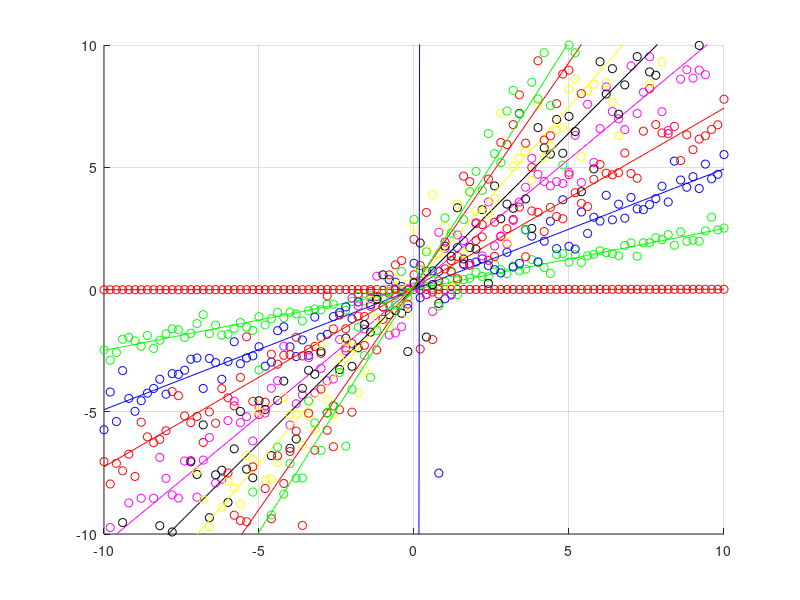

MATLAB code to generate this figure: (Note: this script raises an error after producing the figure.)
% Generates several line plots from gradient (almost) 0 to 1000 with
% normal gaussian noise. Fit's line to each gradient. Examines correlation
% of coefficient. 
function correlation_tests

    % Create your indepdendent variable
    x=-10:0.2:10;

    % Differeng gradients for y. 
    y0 = x*0.001;   % Baseline

    % Generate increasing gradients
    y025=0.25*x+0.25*randn(length(x),1)';
    y050=0.50*x+0.50*randn(length(x),1)';
    y075=0.75*x+0.75*randn(length(x),1)';
    y100=1.00*x+1.00*randn(length(x),1)';
    y125=1.25*x+1.25*randn(length(x),1)';
    y150=1.50*x+1.50*randn(length(x),1)';
    y175=1.75*x+1.75*randn(length(x),1)';
    y200=2.00*x+2.00*randn(length(x),1)';
    y1M =1000*x+1000*randn(length(x),1)';   % Extreme

%% Compute polyval
    p0   = polyfit(x,y0,  1);
    p025 = polyfit(x,y025,1);
    p050 = polyfit(x,y050,1);
    p075 = polyfit(x,y075,1);
    p100 = polyfit(x,y100,1);
    p125 = polyfit(x,y125,1);
    p150 = polyfit(x,y150,1);    
    p175 = polyfit(x,y175,1);
    p200 = polyfit(x,y200,1);
    p1M = polyfit(x,y1M,1);

%% Compute polyval
    p0fit   = polyval(p0,x);
    p025fit = polyval(p025,x);
    p050fit = polyval(p050,x);
    p075fit = polyval(p075,x);
    p100fit = polyval(p100,x);
    p125fit = polyval(p125,x);
    p150fit = polyval(p150,x);
    p175fit = polyval(p175,x);
    p200fit = polyval(p200,x);
    p1Mfit = polyval(p1M,x);

%% Plot
    figure, grid on, axis([-10 10 -10 10]);
    hold on, scatter(x,y0,  'r'); plot(x,  p0fit,'r');
    hold on, scatter(x,y025,'g'); plot(x,p025fit,'g');
    hold on, scatter(x,y050,'b'); plot(x,p050fit,'b');
    hold on, scatter(x,y075,'r'); plot(x,p075fit,'r');
    hold on, scatter(x,y100,'m'); plot(x,p100fit,'m');
    hold on, scatter(x,y125,'k'); plot(x,p125fit,'k');
    hold on, scatter(x,y150,'y'); plot(x,p150fit,'y');
    hold on, scatter(x,y175,'r'); plot(x,p175fit,'r');
    hold on, scatter(x,y200,'g'); plot(x,p200fit,'g');
    hold on, scatter(x,y1M, 'b'); plot(x,p1Mfit, 'b');

%% Compute correlation coefficients
    c025 = corrcoef(p0fit,   y025)
    c050 = corrcoef(p025fit, y050)
    c075 = corrcoef(p050fit, y075)
    c100 = corrcoef(p075fit, y100)
    c125 = corrcoef(p100fit, y125)
    c150 = corrcoef(p125fit, y150)
    c175 = corrcoef(p150fit, y175)
    c200 = corrcoef(p200fit, y200)
    c1M  = corrcoef(p1Mfit,  y1M)
    
    % With the level of noise found above, all correlations are about 98%
    % or above. 
    
%% Compute determination coefficients R^2
% The coefficient of determination is the ratio of the explained
% variation to the total variation (sum of variances). The coefficient of
% determination is such that 0 < r^ 2 < 1, and denotes
% the strength of the linear association between x and y. 

% r, called the linear correlation coefficient, measures the strength
% and the direction of a linear relationship between two variables.

% Hence, the coefficient of determination, r^2, is useful
% because it gives the proportion of the variance (fluctuation) of
% one variable that is predictable from the other variable.
 
% The coefficient of determination represents the percent of
% the data that is the closest to the line of best fit. For
% example, if r = 0.7, then r^ 2 = 0.49, which means that
% 49% of the total variation in y can be explained by the linear
% relationship between x and y (as described by the regression
% equation). The other 51% of the total variation in y
% remains unexplained. 

% Hence, coefficient of determination help in interepretationa and
% comparision of corelation
% www.jalt.org/test/bro_16.htm

    R025 = determinationCoeff(p025fit, y025)
    R050 = determinationCoeff(p050fit, y050)
    R075 = determinationCoeff(p075fit, y075)
    R100 = determinationCoeff(p100fit, y100)
    R125 = determinationCoeff(p125fit, y125)
    R150 = determinationCoeff(p150fit, y150)
    R175 = determinationCoeff(p175fit, y175)
    R200 = determinationCoeff(p200fit, y200)
    R1M  = determinationCoeff(p1Mfit,  y1M)
        
end
